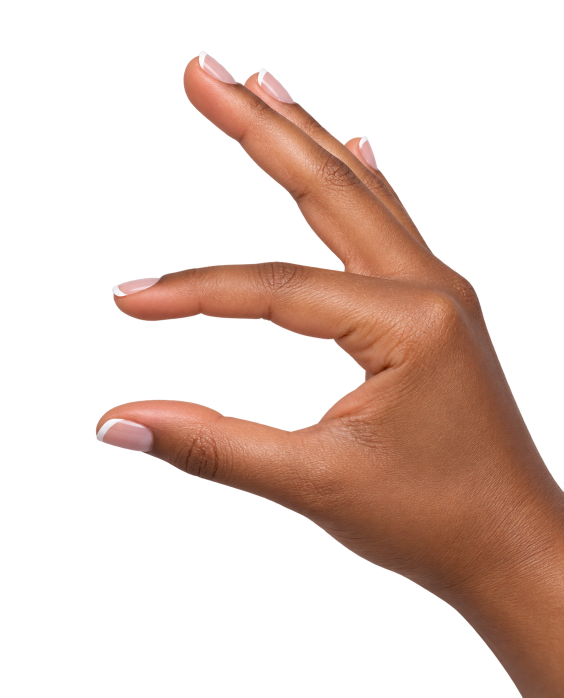
#> input picture campagne/visuel-zoom/photo/main-neam.png, 1127 x 1395 px (shown at 1/2 size)
$ python build.py
#> lines starting #> are read from the running program, lines starting #| are printed output that depends on the picture
# Visuel « Zoomez… » : photo de main fournie par NEAM (détourée, fond transparent),
# posée sur fond crème, poignet coupé au bord ; le texte minuscule est placé entre l'index et le pouce.
import os
from PIL import Image

HERE = os.path.dirname(os.path.abspath(__file__))
PHOTO = os.path.join(HERE, 'photo/main-neam.png')
GAP = (390, 720)             # centre de l'espace entre l'index et le pouce (pixels de la photo, 1127 × 1395)
BG = (251, 246, 233)         # crème
TINY = ['Si vous avez dû zoomer pour lire ceci,', 'imaginez vos clients qui vous cherchent sur Google.', '→ Diagnostic digital gratuit : neamindustry.com']

def fond(W, H, scale, name):
#> called with W = 1080, H = 1350, scale = 0.8, name = 'fond-publication.jpg'
    hand = Image.open(PHOTO).convert('RGBA')
#> hand is the input picture: PIL image 1127x1395 RGBA; mean R, G, B, A 51.3, 32.3, 24.2, 74.6
    hand = hand.resize((round(hand.width * scale), round(hand.height * scale)), Image.LANCZOS)
#> hand: PIL image 902x1116 RGBA
    x0, y0 = W - hand.width, H - hand.height        # la main sort par le coin bas droit
#> x0 = 178; y0 = 234
    canvas = Image.new('RGBA', (W, H), BG + (255,))
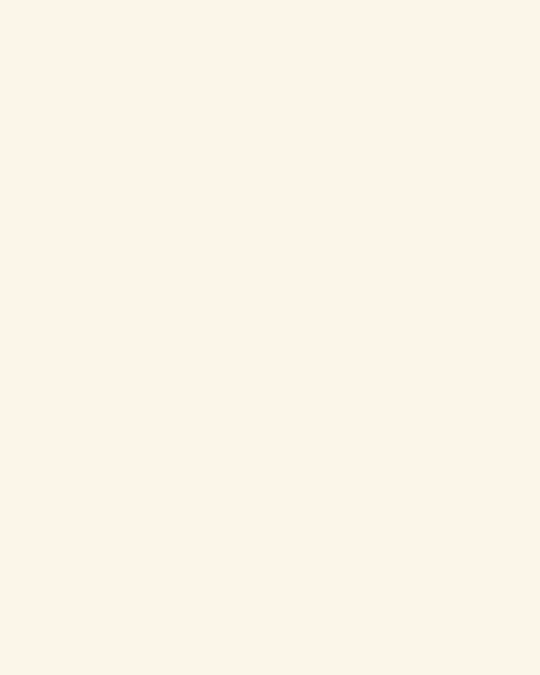
#> canvas: PIL image 1080x1350 RGBA (shown at 1/2 size); mean R, G, B, A 251, 246, 233, 255
    canvas.alpha_composite(hand, (x0, y0))
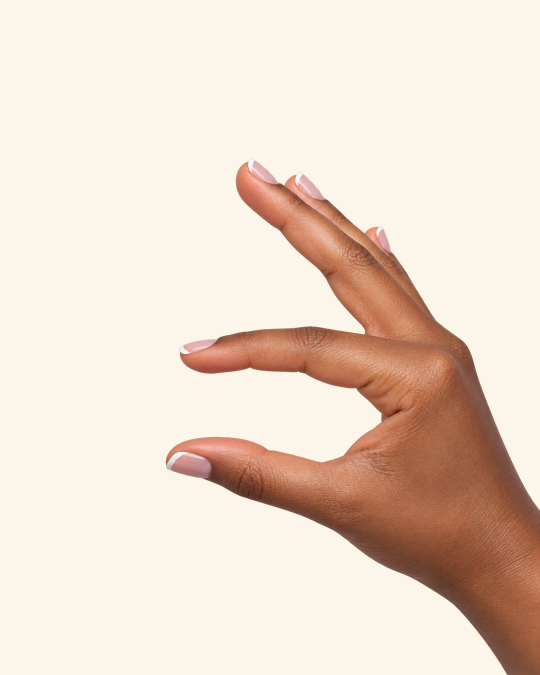
#> canvas: PIL image 1080x1350 RGBA (shown at 1/2 size); mean R, G, B, A 234.5, 217.7, 202, 255
    canvas.convert('RGB').save(os.path.join(HERE, name), quality=94)
    return x0 + GAP[0] * scale, y0 + GAP[1] * scale

def page(name, img_name, W, H, scale, title_y, fs):
    gx, gy = fond(W, H, scale, img_name)
#> gx = 490; gy = 810
    lh = fs * 1.55
    n = len(TINY)
    up = fs * 3.3                                   # hauteur du chevron + « NEAM » au-dessus du texte
    first = gy - ((n - 1) * lh - up) / 2            # bloc entier centré dans l'espace libre
#> first = 810.7
    tiny = ''.join(f'<text x="{gx:.1f}" y="{first + i * lh:.1f}" text-anchor="middle" class="tiny">{l}</text>' for i, l in enumerate(TINY))
    ny = first - fs * 1.5                           # ligne « NEAM »
#> ny = 799.6
    cy = ny - fs * 1.15                             # base du chevron
#> cy = 791.1
    chev = (f'<path d="M{gx - 4.5:.1f} {cy:.1f} {gx:.1f} {cy - 6:.1f} {gx + 4.5:.1f} {cy:.1f}h-2.2l-2.3-3.2-2.3 3.2z" fill="#f5b31b"/>'
            f'<text x="{gx:.1f}" y="{ny:.1f}" text-anchor="middle" class="tiny tiny--b">NEAM</text>')
    html = f'''<!DOCTYPE html>
<html lang="fr"><head><meta charset="UTF-8"><title>NEAM — Zoomez…</title>
<link rel="stylesheet" href="../../print/catalogue/fonts/fonts.css">
<style>
  * {{ margin: 0; padding: 0; }}
  html, body {{ width: {W}px; height: {H}px; overflow: hidden; }}
  svg {{ display: block; }}
  .title {{ font: 700 172px "Instrument Sans", Arial, sans-serif; letter-spacing: -8px; fill: #0f0f10; }}
  .tiny {{ font: italic 500 {fs}px "Instrument Sans", Arial, sans-serif; letter-spacing: .15px; fill: #1d2a22; text-transform: uppercase; }}
  .tiny--b {{ font-style: normal; font-weight: 700; letter-spacing: 1px; font-size: {fs * .85:.2f}px; }}
  .sig {{ font: 500 22px "IBM Plex Mono", monospace; fill: #76767c; letter-spacing: 1px; }}
</style></head>
<body><svg width="{W}" height="{H}" viewBox="0 0 {W} {H}">
<image href="{img_name}" x="0" y="0" width="{W}" height="{H}"/>
<text x="505" y="{title_y}" text-anchor="middle" class="title">Zoomez</text>{"".join(f'<circle cx="{858 + k * 34}" cy="{title_y - 11}" r="12" fill="#f5b31b"/>' for k in range(3))}
{chev}{tiny}
<image href="../../assets/logo-light.png" x="60" y="{H - 92}" width="150" height="36"/>
<text x="230" y="{H - 64}" class="sig">@neam.industry</text>
</svg></body></html>'''
    open(os.path.join(HERE, name), 'w').write(html)
    print(name, 'texte centré en', round(gx), round(gy))
#| zoom.html texte centré en 490 810

page('zoom.html', 'fond-publication.jpg', 1080, 1350, .8, 250, 7.4)
page('zoom-story.html', 'fond-story.jpg', 1080, 1920, .95, 560, 8.8)
#> call 2 of fond, with W = 1080, H = 1920, scale = 0.95, name = 'fond-story.jpg'
#> in fond (call 2), `canvas = Image.new('RGBA', (W, H), BG + (255,))`:
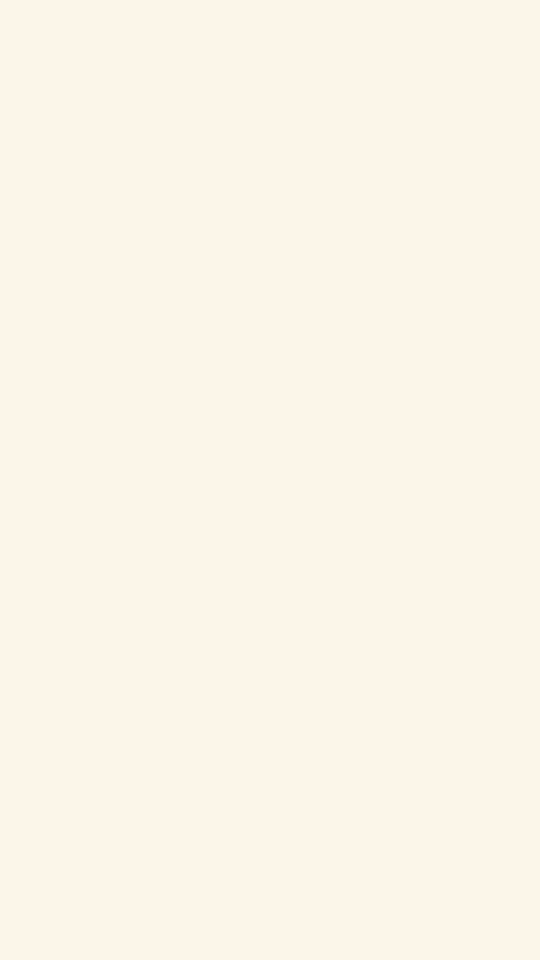
#> canvas: PIL image 1080x1920 RGBA (shown at 1/2 size); mean R, G, B, A 251, 246, 233, 255
#> in fond (call 2), `canvas.alpha_composite(hand, (x0, y0))`:
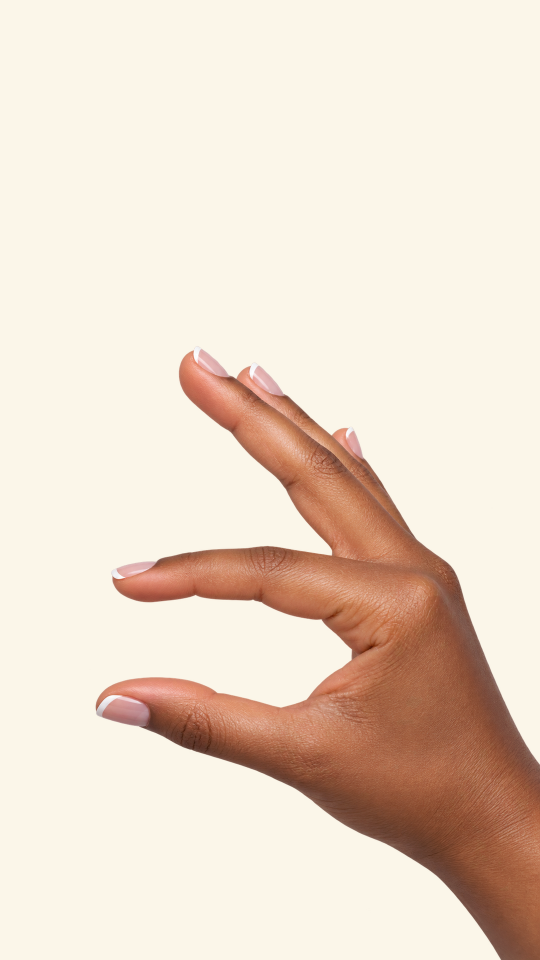
#> canvas: PIL image 1080x1920 RGBA (shown at 1/2 size); mean R, G, B, A 234.6, 218, 202.2, 255
#| zoom-story.html texte centré en 380 1279
